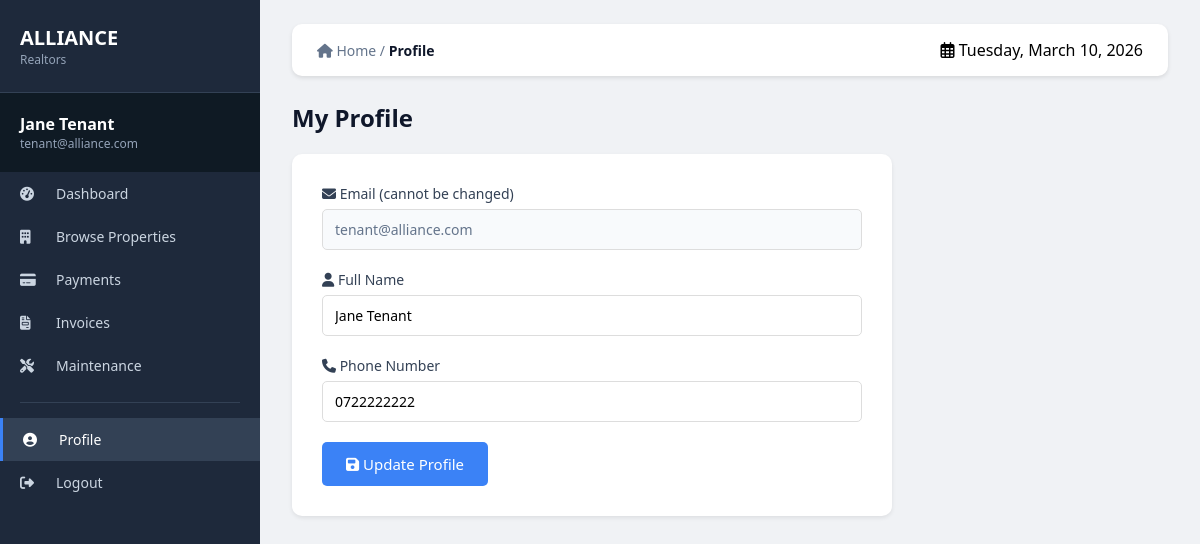
Screenshot of /tenant/profile.php (signed in) with the database file from the repository.
### tables this page shows
CREATE TABLE users (
    id INT PRIMARY KEY AUTO_INCREMENT,
    username VARCHAR(50) NOT NULL UNIQUE,
    full_name VARCHAR(100) NOT NULL,
    email VARCHAR(100) NOT NULL UNIQUE,
    phone VARCHAR(20),
    password VARCHAR(255) NOT NULL,
    role_id INT NOT NULL,
    is_active TINYINT(1) DEFAULT 1,
    created_at TIMESTAMP DEFAULT CURRENT_TIMESTAMP,
    updated_at DATETIME DEFAULT CURRENT_TIMESTAMP ON UPDATE CURRENT_TIMESTAMP,
    FOREIGN KEY (role_id) REFERENCES roles(id)
);

### tenant/profile.php (the view, shortened to what this page needs)
<?php
require_once __DIR__ . '/../includes/Database.php';
$user_id = (int)$_SESSION['user_id'];
try {
    $db = Database::getInstance()->getConnection();
    $stmt = $db->prepare("SELECT id, full_name, email, phone FROM users WHERE id = ?");
    $stmt->execute([$user_id]);
    $user = $stmt->fetch(PDO::FETCH_ASSOC);
} catch (PDOException $e) {
    error_log($e->getMessage());
    $error = "Something went wrong. Please try again.";
}
?>
<!DOCTYPE html>
<html lang="en">
<head>
    <link rel="stylesheet" href="https://cdnjs.cloudflare.com/ajax/libs/font-awesome/6.5.0/css/all.min.css">
</head>
<body>
<div class="dashboard">
    <div class="sidebar">
        <div class="sidebar-header"><h2>ALLIANCE</h2><p>Realtors</p></div>
        <div class="user-info">
            <div class="name"><?= htmlspecialchars($_SESSION['full_name'] ?? '') ?></div>
            <div class="email"><?= htmlspecialchars($_SESSION['email'] ?? '') ?></div>
        </div>
        <a href="dashboard.php" class="menu-item"><i class="fas fa-tachometer-alt"></i> Dashboard</a>
        <a href="properties.php" class="menu-item"><i class="fas fa-building"></i> Browse Properties</a>
        <a href="payments.php" class="menu-item"><i class="fas fa-credit-card"></i> Payments</a>
        <a href="invoices.php" class="menu-item"><i class="fas fa-file-invoice"></i> Invoices</a>
        <a href="maintenance.php" class="menu-item"><i class="fas fa-tools"></i> Maintenance</a>
        <div class="menu-divider"></div>
        <a href="profile.php" class="menu-item active"><i class="fas fa-user-circle"></i> Profile</a>
        <a href="../logout.php" class="menu-item"><i class="fas fa-sign-out-alt"></i> Logout</a>
    </div>
    <div class="main-content">
        <div class="top-bar">
            <div class="breadcrumb"><i class="fas fa-home"></i> Home / <span>Profile</span></div>
            <div><i class="far fa-calendar-alt"></i> <?= date('l, F j, Y') ?></div>
        </div>
        <h1 style="margin-bottom: 20px;">My Profile</h1>
        <div class="profile-card">
            <form method="POST" action="">
                <div class="form-group">
                    <label><i class="fas fa-envelope"></i> Email (cannot be changed)</label>
                    <input type="email" value="<?= htmlspecialchars($user['email'] ?? '') ?>" readonly>
                </div>
                <div class="form-group">
                    <label><i class="fas fa-user"></i> Full Name</label>
                    <input type="text" name="full_name" value="<?= htmlspecialchars($user['full_name'] ?? '') ?>" required>
                </div>
                <div class="form-group">
                    <label><i class="fas fa-phone"></i> Phone Number</label>
                    <input type="text" name="phone" value="<?= htmlspecialchars($user['phone'] ?? '') ?>"
                           placeholder="e.g. 0712345678" required>
                </div>
                <button type="submit" name="update" class="btn-update">
                    <i class="fas fa-save"></i> Update Profile
                </button>
            </form>
        </div>
    </div>
</div>
</body>
</html>

### tenant/profile.php (style rules this page uses)
* { margin: 0; padding: 0; box-sizing: border-box; font-family: 'Segoe UI', sans-serif; }
body { background: #f0f2f5; }
.dashboard { display: flex; min-height: 100vh; }
.sidebar { width: 260px; background: #1e293b; color: white; position: fixed; height: 100vh; overflow-y: auto; }
.sidebar-header { padding: 24px 20px; border-bottom: 1px solid #334155; }
.sidebar-header h2 { font-size: 20px; font-weight: 600; color: white; }
.sidebar-header p { font-size: 12px; color: #94a3b8; }
.user-info { padding: 20px; background: #0f1a24; }
.user-info .name { font-weight: 600; font-size: 16px; }
.user-info .email { color: #94a3b8; font-size: 12px; }
.menu-item { padding: 12px 20px; display: flex; align-items: center; color: #cbd5e1; text-decoration: none; font-size: 14px; transition: background 0.2s; }
.menu-item:hover, .menu-item.active { background: #334155; color: white; border-left: 3px solid #3b82f6; }
.menu-item i { width: 24px; margin-right: 12px; }
.menu-divider { height: 1px; background: #334155; margin: 15px 20px; }
.main-content { flex: 1; margin-left: 260px; padding: 24px 32px; }
.top-bar { background: white; padding: 15px 25px; border-radius: 10px; box-shadow: 0 2px 4px rgba(0,0,0,0.1); margin-bottom: 25px; display: flex; justify-content: space-between; align-items: center; }
.breadcrumb { color: #64748b; font-size: 14px; }
.breadcrumb span { color: #0f172a; font-weight: 600; }
h1 { font-size: 24px; color: #0f172a; }
.profile-card { background: white; padding: 30px; border-radius: 10px; max-width: 600px; box-shadow: 0 2px 4px rgba(0,0,0,0.08); }
.form-group { margin-bottom: 20px; }
.form-group label { display: block; margin-bottom: 6px; font-weight: 500; color: #334155; font-size: 14px; }
.form-group input { width: 100%; padding: 10px 12px; border: 1px solid #ddd; border-radius: 5px; font-size: 14px; font-family: inherit; transition: border-color 0.2s; }
.form-group input[readonly] { background: #f8fafc; color: #64748b; cursor: not-allowed; }
.btn-update { background: #3b82f6; color: white; border: none; padding: 12px 24px; border-radius: 5px; cursor: pointer; font-size: 15px; transition: background 0.2s; }

### rows the page displays
users: email "tenant@alliance.com", full_name "Jane Tenant", phone "0722222222"

### other values shown
$_SESSION['full_name'] "Jane Tenant"
$_SESSION['email'] "tenant@alliance.com"
